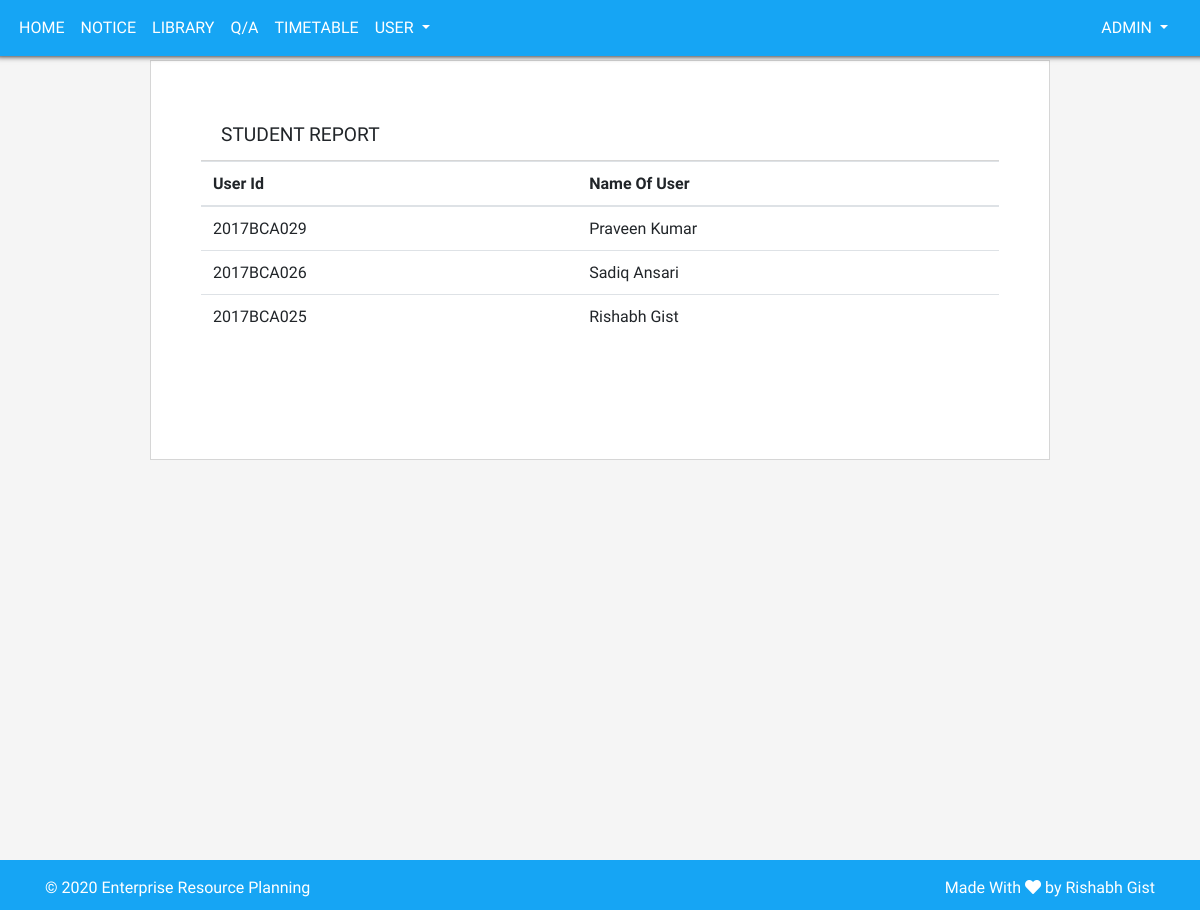
Before: /admin/report.php?id=1 (signed in) with the older database file.
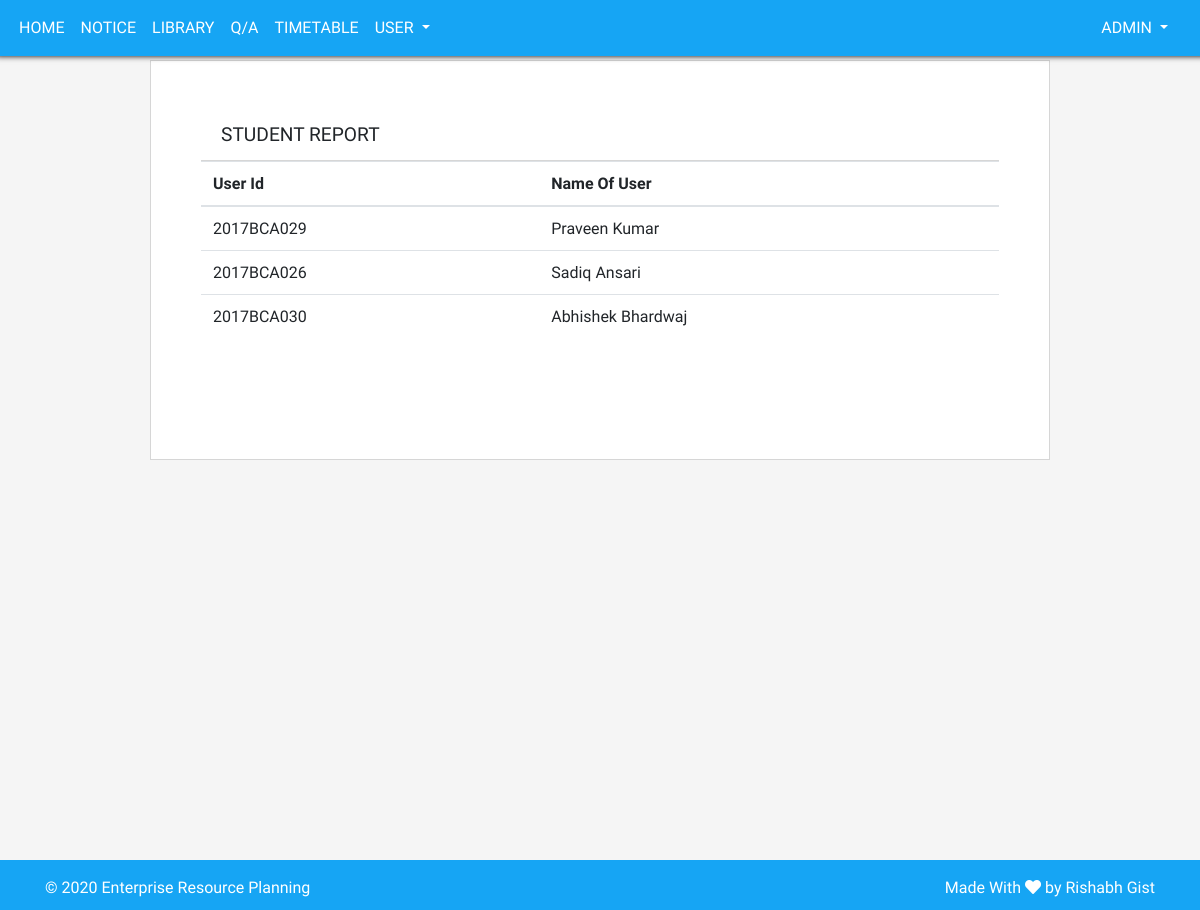
After: the same page with the newer database file.
### tables this page shows
CREATE TABLE IF NOT EXISTS `users` (
  `id` int(60) NOT NULL AUTO_INCREMENT,
  `loginId` varchar(100) DEFAULT NULL,
  `password` varchar(100) DEFAULT NULL,
  `role` varchar(30) DEFAULT NULL,
  PRIMARY KEY (`id`),
  UNIQUE KEY `loginId` (`loginId`)
);

CREATE TABLE IF NOT EXISTS `userdata` (
  `id` int(100) NOT NULL AUTO_INCREMENT,
  `loginId` varchar(100) NOT NULL,
  `course` varchar(100) NOT NULL,
  `fname` varchar(200) NOT NULL,
  `lname` varchar(100) NOT NULL,
  `father` varchar(100) NOT NULL,
  `mother` varchar(100) NOT NULL,
  `email` varchar(100) NOT NULL,
  `mobile` varchar(255) NOT NULL,
  `dob` varchar(50) NOT NULL,
  `session_from` varchar(100) DEFAULT NULL,
  `session_to` varchar(100) DEFAULT NULL,
  `address1` varchar(100) NOT NULL,
  `address2` varchar(100) NOT NULL,
  PRIMARY KEY (`id`),
  UNIQUE KEY `loginId` (`loginId`)
);

### admin/report.php (the view, shortened to what this page needs)
<?php
include 'include/header.php';
?>
<?php include 'include/navbar.php'; ?>
<?php
if (isset($_GET['id'])) {
	if ($_GET['id'] == '1') {
		$role ="Student Report";
		$all_students = "SELECT * FROM users WHERE role ='student'";
		$result = mysqli_query($con,$all_students);
	}elseif ($_GET['id'] == '2') {
		$role ="Teacher Report";
		$all_teacher = "SELECT * FROM users WHERE role ='teacher'";
		$result = mysqli_query($con,$all_teacher);
	}
else{
	header('location:../admin');
}
}
 ?>
<div class="container-report">
	<div class="profile-div">
		<span ><?php echo $role ?></span>
		</div>
		<table class="table table-hover">
		  <thead>
		    <tr>
		      <th colspan="3">User Id</th>
		      <th scope="col">Name Of User</th>
		    </tr>
		  </thead>
		  <tbody>
		  <?php
			while ($row = mysqli_fetch_assoc($result)) {
				$user_id = $row['loginId'];
				$name = "SELECT * FROM userdata WHERE loginId = '$user_id'";
				$res = mysqli_query($con,$name);
				$ress = mysqli_fetch_assoc($res);
				$fname = $ress['fname'];
				$lname = $ress['lname'];
			?>
		    <tr>
		      <td colspan="3"><?php echo $user_id ?></td>
		      <td><?php echo $fname.' '.$lname;?></td>
		    </tr>
		<?php } ?>
		  </tbody>
		</table>
</div>
<?php include 'include/footer.php'; ?>

Changed rows visible on the page:
removed users: loginId "2017BCA025", userdata.fname "Rishabh", userdata.lname "Gist"
added users: loginId "2017BCA030", userdata.fname "Abhishek", userdata.lname "Bhardwaj"
